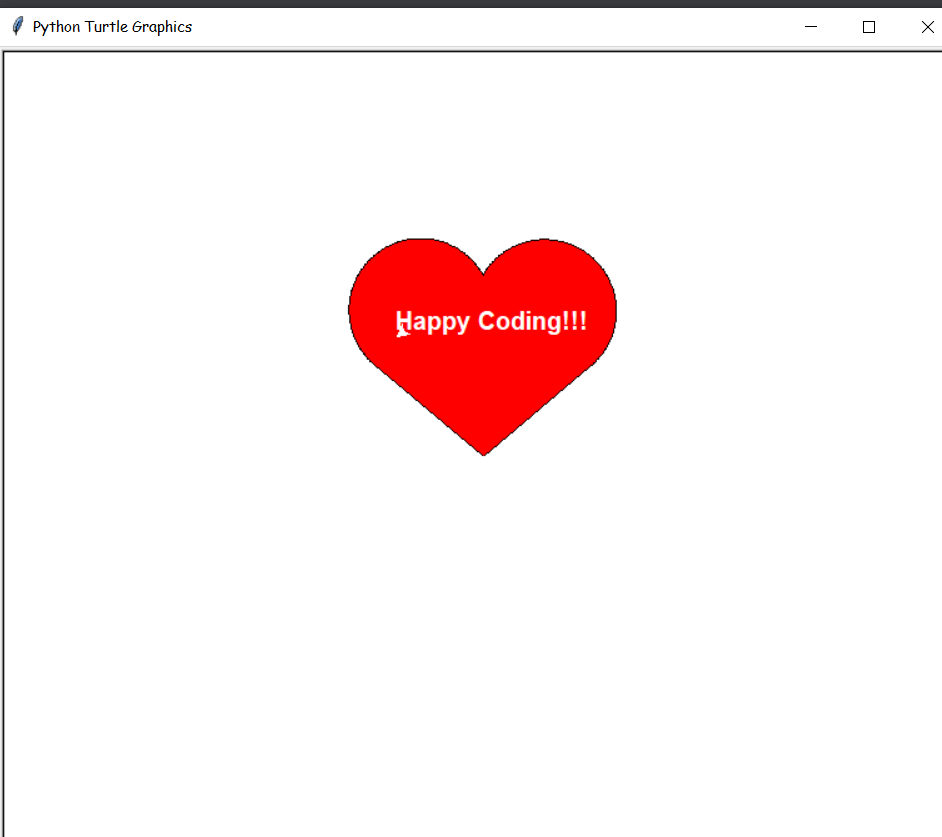

Write Python code to recreate this figure.
import turtle as t
pen=t.Turtle()

def curve():
    for i in range(200):
        pen.right(1)
        pen.forward(1)
def heart():
    pen.fillcolor("red")
    pen.begin_fill()
    pen.left(140)
    pen.forward(113)
    curve()
    pen.left(120)
    curve()
    pen.forward(112)
    pen.end_fill()

def Message():
    pen.up()
    pen.setpos(-68,95)
    pen.down()
    pen.color('white')
    pen.write("Happy Coding!!!",font=("Arial",15,"bold"))
heart()
Message()
t.exitonclick()
